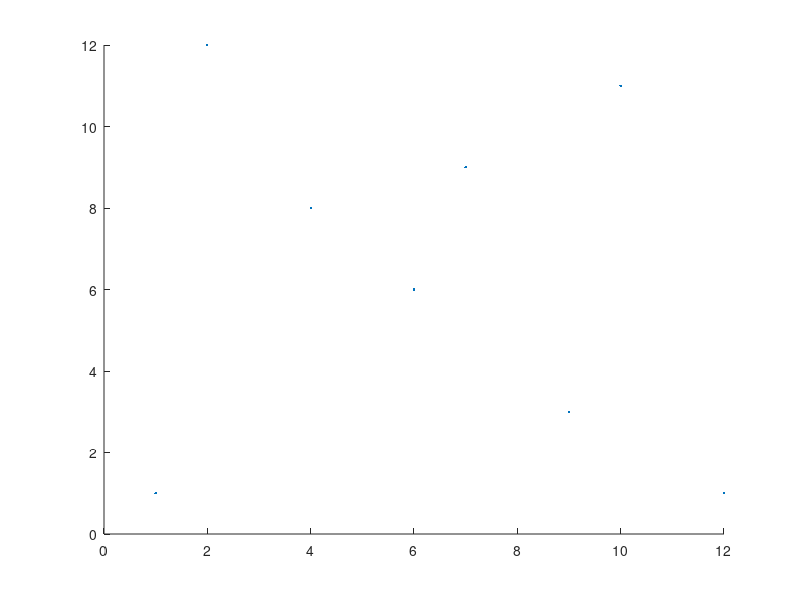
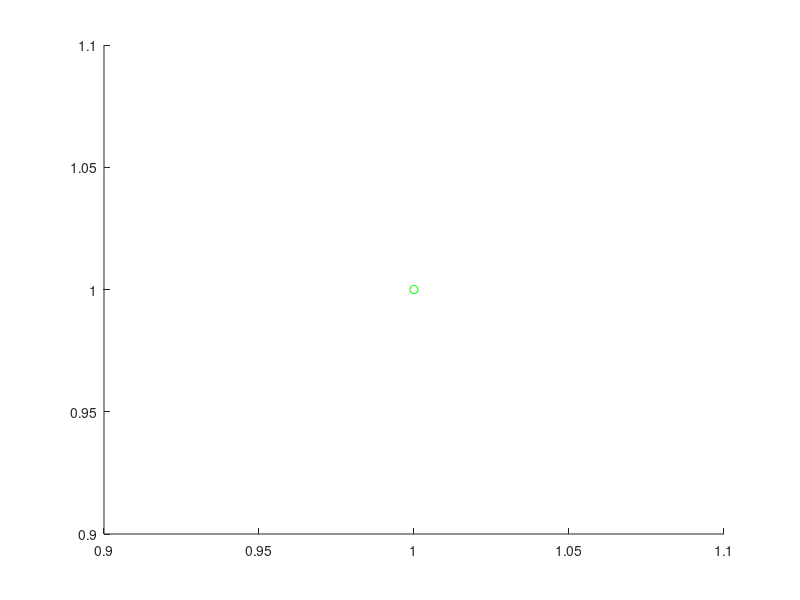

These figures' MATLAB source, in order: (Note: this script raises an error after producing the figures.)
clc;
clear all;
close all;

%% input points

pts = [1,1;
    6,6;
    12,1;
    4,8;
    7,9;
    9,3;
    2,12;
    10,11
    ];
pts = [pts,[1:size(pts,1)]'];
scatter(pts(:,1),pts(:,2),'.');         %showing points

% all points are denoted by [x y index]

%% delaunay triangulation by matlab

% tri = delaunay(pts(:,1:2));      %delaunay triangulation using MATLAB
% patch('Faces',tri,'Vertices',pts,'FaceColor','none');

%% algorihm

% creating the super triangle which will contain all the points inside it
xmax = max(pts(:,1));       xmin = min(pts(:,1));
ymax = max(pts(:,2));       ymin = min(pts(:,2));
spacing = 10;
p1_s = [xmin-spacing,ymin-spacing,size(pts,1)+1];
p2_s = [xmax+spacing,ymin-spacing,size(pts,1)+2];
p3_s = [0.5*(xmax+xmin),ymax+spacing,size(pts,1)+3];
pts_new = [pts;p1_s;p2_s;p3_s];
tri_s = [p1_s(1,3),p2_s(1,3),p3_s(1,3)];


tri = [tri_s];
tri_main = [];
edgep= [];
bt = [];
gt = [];
bt_edges = [];
for i1 = 1:8
    fprintf('\n----------loopstart--------------\n')
%     hold on;
figure;
    scatter(pts(i1,1),pts(i1,2),'g');
    for j = 1:size(tri,1)           % for loop for triangles
        [center,r] = circumc(pts_new(tri(j,1),1:2),...
            pts_new(tri(j,2),1:2),...
            pts_new(tri(j,3),1:2));         % getting center anbd radius of the circumcircle
        
        if (pts(i1,1)-center(1))^2 + (pts(i1,2)-center(2))^2-r^2 <0
            fprintf('\ninside the circle\n');
            bt = [bt;tri(j,:)]
            bt_edges = [bt_edges;tri(j,1),tri(j,2);tri(j,1),tri(j,3)...
                ;tri(j,2),tri(j,3)]
            
        else
            fprintf('\non or outside the circle\n');
            gt = [gt;tri(j,:)]
        end
    end
    
        for i = 1:size(bt_edges,1)
            if bt_edges(i,1)>bt_edges(i,2)
                bt_edges(i,:) = fliplr(bt_edges(i,:));
            end
        end
    bt_edges

        
    for i = 1:size(bt_edges,1)
        uval = ismember(bt_edges,bt_edges(i,:),'rows');
        if sum(uval)==1
            edgep = [edgep;bt_edges(i,:)];     %edge of polygon
        end
    end
    edgep
    
    %plotting polygon
     for k1 = 1: size(edgep,1)
        plot_poly = [pts_new(edgep(k1,1),1:2);pts_new(edgep(k1,2),1:2)];
        hold on;
        plot(plot_poly(:,1),plot_poly(:,2),'k','LineWidth',2)
    end
    
    %triangulation
    tri = [edgep,i1.*ones(size(edgep,1),1)]
    tri = [tri;gt]
    % potting triangles
    
    for k = 1: size(tri,1)
        plot_pts = [pts_new(tri(k,1),1:2);pts_new(tri(k,2),1:2);...
            pts_new(tri(k,3),1:2);pts_new(tri(k,1),1:2)];
        hold on;
        plot(plot_pts(:,1),plot_pts(:,2),'r')
    end
    
    
    bt = [];
    bt_edges = [];
    edgep = [];
end

gt_new = [];
for i = 1:size(gt,1)
   if gt(i,1)~=9 && gt(i,1)~=10 && gt(i,1)~=11
       if gt(i,2)~=9 && gt(i,2)~=10 && gt(i,2)~=11
           if gt(i,3)~=9 && gt(i,3)~=10 && gt(i,3)~=11
    gt_new = [gt_new;gt(i,:)];
           end
       end
   end
end
gt_new = unique(gt_new,'rows')
figure;
scatter(pts(:,1),pts(:,2),'.'); 
hold on;
for k = 1: size(gt_new,1)
        plot_pts = [pts_new(gt_new(k,1),1:2);pts_new(gt_new(k,2),1:2);...
            pts_new(gt_new(k,3),1:2);pts_new(gt_new(k,1),1:2)];
        hold on;
        plot(plot_pts(:,1),plot_pts(:,2),'k')
end
    

% hold on;
%  plot_pts = [pts_new(9,1:2);pts_new(11,1:2);...
%                 pts_new(1,1:2);pts_new(9,1:2)];
%        plot(plot_pts(:,1),plot_pts(:,2),'LineWidth',2)